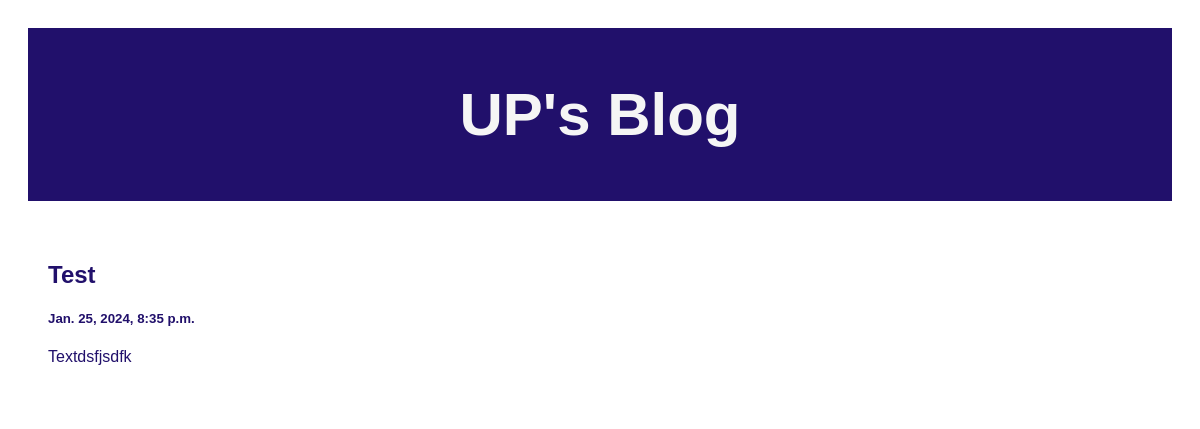
The app's page /, older data.
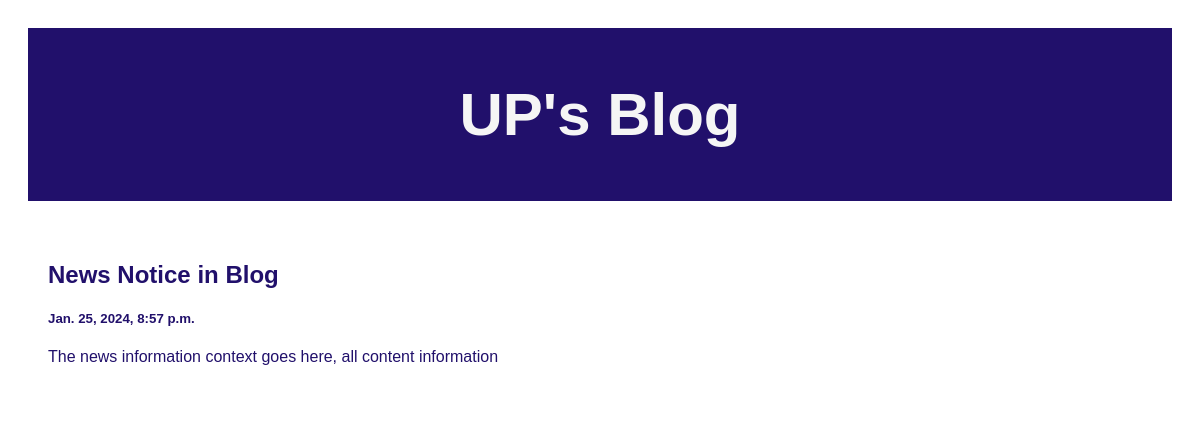
The same page, newer data.
### posts/models.py (models this page shows)
class Post(models.Model):
    title = models.CharField(max_length=100)
    body = models.TextField(max_length=10000)
    name = models.CharField(max_length=50, blank=True, null=True)
    created_at = models.DateTimeField(default=datetime.now, blank=True)

### posts/views.py (the view)
def index(request):
    posts = Post.objects.all()
    return render(request, 'index.html', {'posts':posts})

### templates/index.html (shortened to what this page needs)
<!DOCTYPE html>
<html>
<head>
</head>
<body>
<div class="header">
  <h2 style="color:whitesmoke;">UP's Blog</h2>
</div>
<div class="row">
  <div class="leftcolumn">
    {% for post in posts reversed %}
    <div class="card">
      <a style="text-decoration: none; color: #21106b;" href="/post/{{post.id}}">
        <h2>{{post.title}}</h2>
        <h5>{{post.created_at}}</h5>
        <p>{{post.body|truncatewords:20}}</p>
      </a>
    </div>
    {% endfor %}
  </div>
</div>
</body>
</html>

Row changes from the older to the newer data that the page shows:
removed Post: title "Test", created_at "Jan. 25, 2024, 8:35 p.m.", body "Textdsfjsdfk"
added Post: title "News Notice in Blog", created_at "Jan. 25, 2024, 8:57 p.m.", body "The news information context goes here, all content information"
